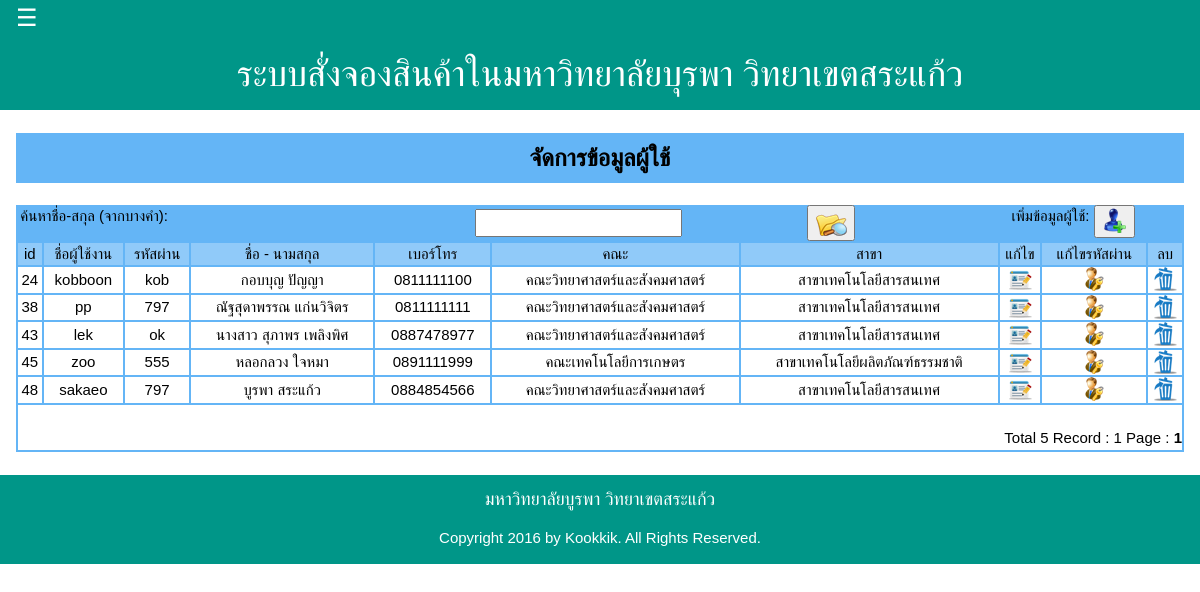
The page /source/mrg_user.php on the database as committed earlier.
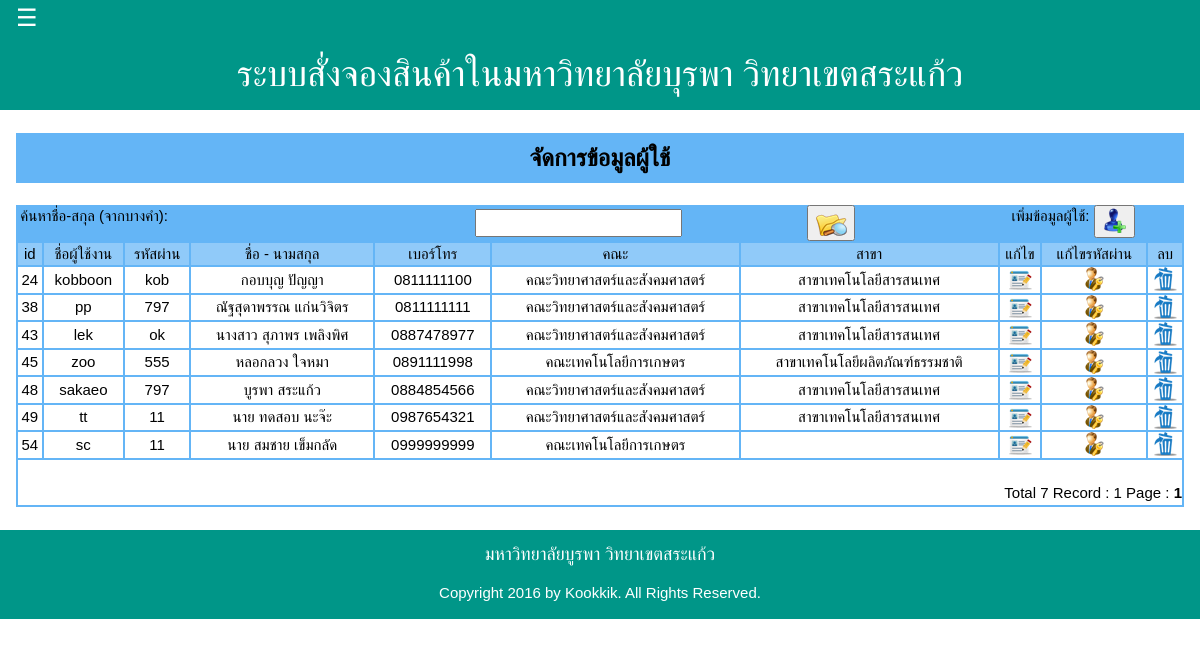
The same page on the database as committed later.
### tables this page shows
CREATE TABLE `person` (
  `Person_Id` int(10) unsigned NOT NULL auto_increment,
  `Title_Id` varchar(20) NOT NULL,
  `Person_Fname` varchar(50) default NULL,
  `Person_Lname` varchar(50) default NULL,
  `Person_Birthday` date default NULL,
  `Person_email` varchar(50) default NULL,
  `Person_Phone` int(10) unsigned zerofill default NULL,
  `Person_Username` varchar(20) NOT NULL,
  `Person_Password` varchar(30) NOT NULL,
  `Person_UniversityCode` int(10) unsigned NOT NULL,
  `Person_Position` varchar(10) NOT NULL,
  `Fac_Id` int(11) NOT NULL,
  `Branch_Id` int(11) NOT NULL,
  PRIMARY KEY  (`Person_Id`)
);

CREATE TABLE `faculty` (
  `Fac_Id` int(11) NOT NULL auto_increment,
  `Fac_Name` varchar(30) NOT NULL,
  PRIMARY KEY  (`Fac_Id`)
);

CREATE TABLE `branch` (
  `Branch_Id` int(11) NOT NULL auto_increment,
  `Branch_Name` varchar(100) NOT NULL,
  `Fac_Id` int(11) NOT NULL,
  PRIMARY KEY  (`Branch_Id`)
);

### source/mrg_user.php (the view, shortened to what this page needs)
<?php
include ("layout.php");
?>
<div id="kk-content">
	<div class="w3-container">
<br />
<table width="100%" border="0" align="center" cellpadding="0" cellspacing="0">
  <tr>
    <td width="100%" valign="top">
<table width="100%" border="0" align="center" cellpadding="0" cellspacing="0" bordercolor="#64B5F6" id="details1">
		<tr height="50">
<td colspan="8" height = "40" bgcolor="#64B5F6"><div align="center"><strong><font size = "5">จัดการข้อมูลผู้ใช้</font></strong></div></td>
        </tr>
<form method="post" action="" >
<table width="100%" border="0" align="center" cellpadding="0" cellspacing="0" >
		<tr>
              <td>&nbsp;</td>
        </tr>
            <tr bgcolor="#64B5F6">
				<td valign="top" bgcolor="#64B5F6" align="">&nbsp;ค้นหาชื่อ-สกุล (จากบางคำ):</td>
				<td align="center" width=""><input type="text" name="idper" id="idper" /></td>
				<td align="left">
					<button type="submit" name="search" id="button"><img src="image/search.png" title="ปุ่มค้นหาชื่อลบุคลากร " /> </button>
				</td>
				<td valign="top" bgcolor="#64B5F6" align="right">เพิ่มข้อมูลผู้ใช้:&nbsp;</td>
				<td align="left" valign="top" bgcolor="#64B5F6">
					<a href="add_mrg_user.php"><button type="button" name="button" id="button"><img src="image/add.png" title="ปุ่มเพิ่มข้อมูลบุคลากร" /> </button>
				</td>
            </tr>
</table>
</form>
 <form method="post" action="" >
<table width="100%" border="1" bordercolor="#64B5F6" align="center" cellpadding="0" cellspacing="0" >
        <tr>
          <td width="" bgcolor="#90CAF9"><div align="center">id</div></td>
          <td width="" bgcolor="#90CAF9"><div align="center">ชื่อผู้ใช้งาน</div></td>
          <td width="" bgcolor="#90CAF9"><div align="center">รหัสผ่าน</div></td>
          <td width="" bgcolor="#90CAF9"><div align="center">ชื่อ - นามสกุล</div></td>
          <td width="" bgcolor="#90CAF9"><div align="center">เบอร์โทร</div></td>
          <td width="" bgcolor="#90CAF9"><div align="center">คณะ</div></td>
          <td width="" bgcolor="#90CAF9"><div align="center">สาขา</div></td>
          <td width="" bgcolor="#90CAF9"><div align="center">แก้ไข</div></td>
          <td width="" bgcolor="#90CAF9"><div align="center">แก้ไขรหัสผ่าน</div></td>
          <td width="" bgcolor="#90CAF9"><div align="center">ลบ</div></td>
        </tr>
<?php
$idper=$_POST[idper];
if($idper == ""){
		$sql = "select * from person  where Person_Fname like '%$idper%' and ( Person_Position='student' or Person_Position='teacher')";
		$result = mysql_query($sql) or die (mysql_error());
		$num_rows = mysql_num_rows($result);
		$row = mysql_num_rows($result);
				$Per_Page = 10;
				$Page = $_GET["Page"];
				if(!$_GET["Page"])
					{$Page=1;}
				$Page_Start = (($Per_Page*$Page)-$Per_Page);
				if($row<=$Per_Page)
					{$Num_Pages =1;}
				else if(($row % $Per_Page)==0)
					{$Num_Pages =($row/$Per_Page) ;}
				else
					{$Num_Pages =($row/$Per_Page)+1;
					$Num_Pages = (int)$Num_Pages;}
				$sql .=" order  by Person_Id ASC LIMIT $Page_Start , $Per_Page";
				$result  = mysql_query($sql);
?>
	<?
	while ($row = mysql_fetch_array($result)) {
	$strSQLfaculty = "SELECT * FROM faculty WHERE Fac_Id='".$row[Fac_Id]."'";
	$objQueryfaculty = mysql_query($strSQLfaculty);
	$objResultfaculty = mysql_fetch_array($objQueryfaculty);
	$Faculty=$objResultfaculty[Fac_Name];
	$strSQLbranch = "SELECT * FROM branch WHERE Branch_Id='".$row[Branch_Id]."'";
	$objQuerybranch = mysql_query($strSQLbranch);
	$objResultbranch = mysql_fetch_array($objQuerybranch);
	$Branch=$objResultbranch[Branch_Name];
	?>
        <tr>
          <td align="center"><?=$row["Person_Id"]?></td>
          <td align="center"><?=$row["Person_Username"]?></td>
          <td align="center"><?=$row["Person_Password"]?></td>
          <td align="center"><?=$row["Title_Id"]?> <?=$row["Person_Fname"]?> <?=$row["Person_Lname"]?></td>
          <td align="center"><?=$row["Person_Phone"]?></td>
          <td align="center"><?=$Faculty?></td>
          <td align="center"><?=$Branch?></td>
          <td align="center"><a href="edit_mrg_user.php?Person_Id=<?=$row["Person_Id"]?>"><img src="image/ed.png" width="24" height="24" border="0" /></a></td>
          <td align="center"><a href="edit_person_password.php?Person_Id=<?=$row["Person_Id"]?>"><img src="image/pass.png" width="24" height="24" border="0" /></a></td>
          <td align="center"><a href="delete_person.php?Person_Id=<?=$row["Person_Id"]?>" onclick="return confirm ('ยืนยันการลบข้อมูลบุคลากร') "><img src="image/Delete_Icon.png" width="24" height="24" border="0" /></a></td>
        </tr>
	<?php
	}?>
				<tr><td colspan="10" align = "right">
							<br>
							Total <?php echo $num_rows;?> Record : <?php echo $Num_Pages;?> Page :
							<?php
							for($i=1; $i<=$Num_Pages; $i++){
								if($i != $Page)
									{echo "[ <a href='$_SERVER[SCRIPT_NAME]?Page=$i'>$i</a> ]";}
								else
									{echo "<b> $i </b>";}}
							?>
				</td></tr>
<?
}
?>
</table>
</form>
      </table>
	  </td>
  </tr>
</table>
<br />
</div>
</div>

Rows that differ between the two databases and show on the page:
changed person "zoo": Person_Phone "0891111999" → "0891111998"
added person: Person_Id "49", Person_Username "tt", Person_Password "11", Title_Id "นาย", Person_Fname "ทดสอบ", Person_Lname "นะจ๊ะ", Person_Phone "0987654321", Fac_Id.Fac_Name "คณะวิทยาศาสตร์และสังคมศาสตร์", Branch_Id.Branch_Name "สาขาเทคโนโลยีสารสนเทศ"
added person: Person_Id "54", Person_Username "sc", Person_Password "11", Title_Id "นาย", Person_Fname "สมชาย", Person_Lname "เข็มกลัด", Person_Phone "0999999999", Fac_Id.Fac_Name "คณะเทคโนโลยีการเกษตร"
Other text that changed with them:
$num_rows: "5" → "7"
